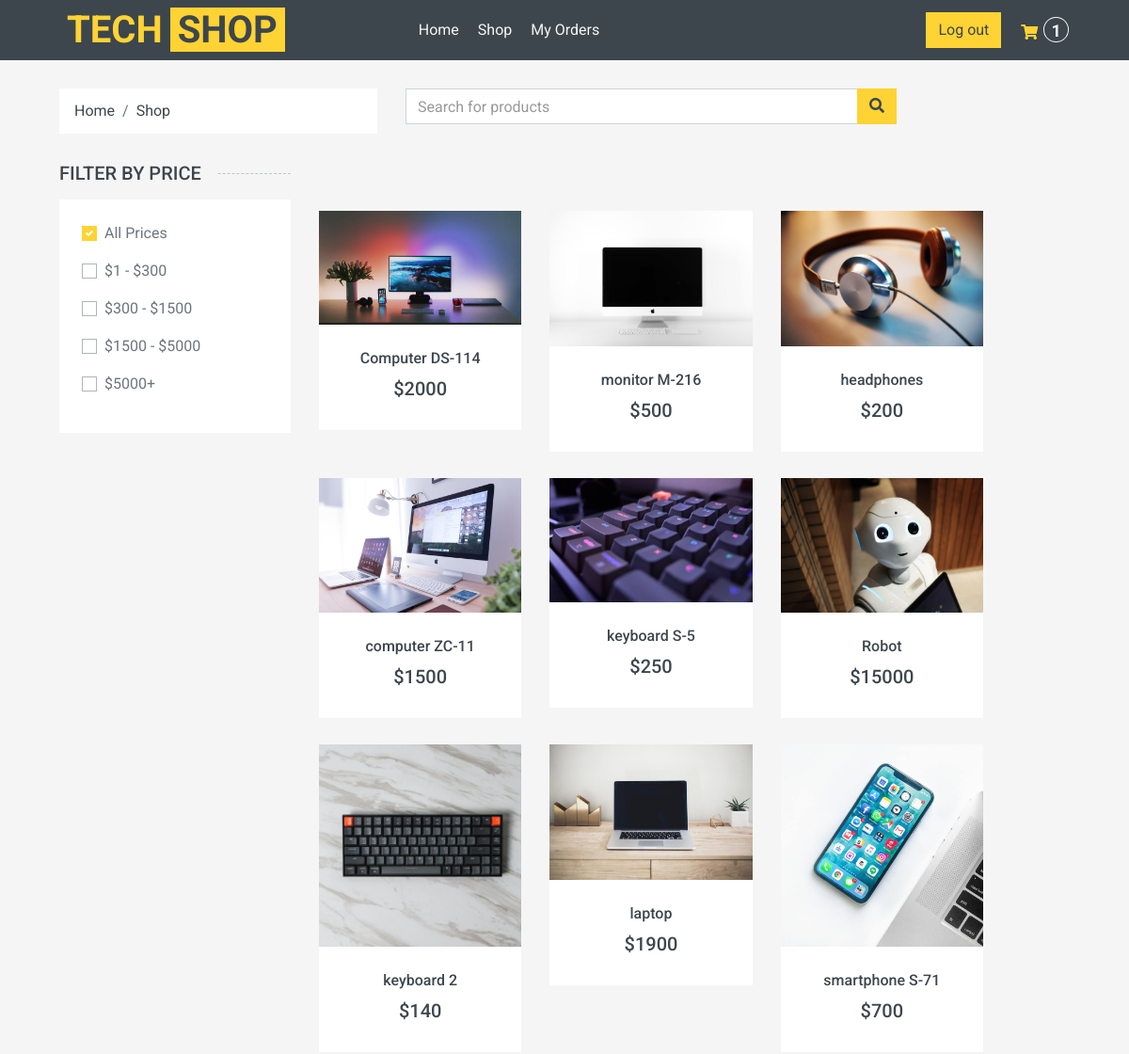
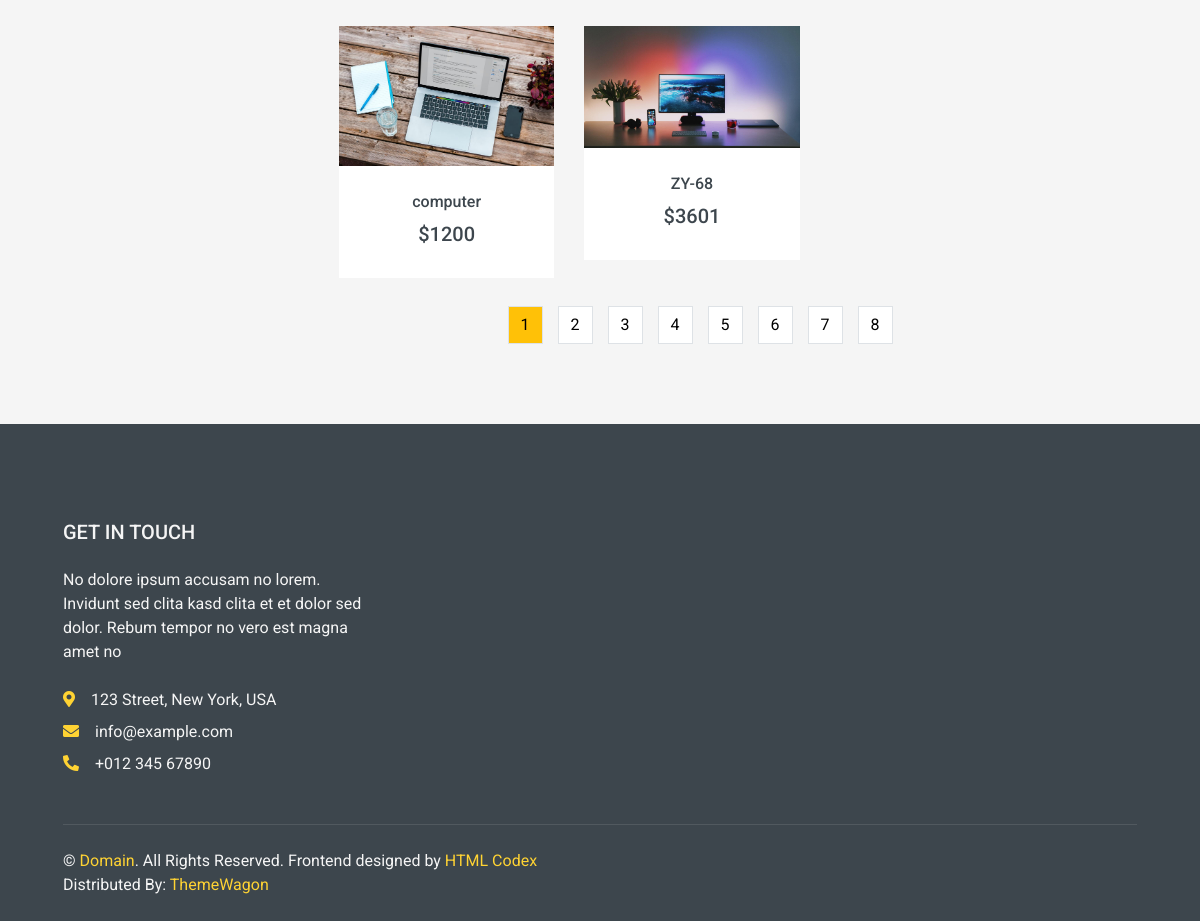
/shop (signed in), run on the app's committed database (2 pictures, top to bottom).
### shop/models.py (models this page shows, shortened)
class Product(models.Model):
    CATEGORY = (
        ("Tech", "Tech"),
        ("New", "New"),
        ("Popular", "Popular"),
    )
    default_description = """
    Eos no lorem eirmod diam diam, eos elitr et gubergren diam sea. Consetetur vero aliquyam invidunt duo dolores et duo sit. Vero diam ea vero et dolore rebum, dolor rebum eirmod consetetur invidunt sed sed et, lorem duo et eos elitr, sadipscing kasd ipsum rebum diam. Dolore diam stet rebum sed tempor kasd eirmod. Takimata kasd ipsum accusam sadipscing, eos dolores sit no ut diam consetetur duo justo est, sit sanctus diam tempor aliquyam eirmod nonumy rebum dolor accusam, ipsum kasd eos consetetur at sit rebum, diam kasd invidunt tempor lorem, ipsum lorem elitr sanctus eirmod takimata dolor ea invidunt.

    Dolore magna est eirmod sanctus dolor, amet diam et eirmod et ipsum. Amet dolore tempor consetetur sed lorem dolor sit lorem tempor. Gubergren amet amet labore sadipscing clita clita diam clita. Sea amet et sed ipsum lorem elitr et, amet et labore voluptua sit rebum. Ea erat sed et diam takimata sed justo. Magna takimata justo et amet magna et.
    """
    name = models.CharField(verbose_name="название продукта", max_length=100)
    price = models.IntegerField(null=True, blank=True)
    description = models.TextField(default=default_description, blank=True)
    rating = models.IntegerField(null=True, blank=True)
    pic = models.ImageField(
        upload_to="shop/%Y/%m", null=True, blank=True, default="default_picture.png"
    )
    added_at = models.DateTimeField(
        verbose_name="Data of appearance", auto_now_add=True, null=True
    )
    category = models.CharField(max_length=100, choices=CATEGORY)
    slug = models.SlugField(blank=True, null=True, unique=True)

### shop/views.py (the view)
# urls.py: path("", include("shop.urls")),
def shop(request):
    data = request.GET
    price_filter: str = data.get("price_filter", "price_all")
    search_string: str = data.get("search_string", "")
    page: int | None = data.get("page", 1)
    price_range_by_price_filter: Mapping[str, tuple(int | None, int | None)] = {
        "price_all": (None, None),
        "price_1_300": (1, 300),
        "price_300_1500": (300, 1500),
        "price_1500_5000": (1500, 5000),
        "price_5000": (5000, None),
    }
    start_price, end_price = price_range_by_price_filter[price_filter]
    filter_kwargs: dict = {}
    if start_price:
        filter_kwargs["price__gte"] = start_price
    if end_price:
        filter_kwargs["price__lte"] = end_price
    if search_string:
        filter_kwargs["name__icontains"] = search_string
    filtered_products = Product.objects.filter(**filter_kwargs)
    paginator = Paginator(filtered_products, 11)
    selected_products = paginator.page(page)
    ctx = {
           "selected_products": selected_products,
           "paginator": paginator,
           "page": page,
           "price_filter": price_filter,
           }
    if search_string:
        ctx["previous_search_string"] = search_string
    return render(request, "shop.html", ctx)

### shop/context_processors.py (called while the page is built)
def get_cart_total(request):
    crt = get_cart(request)
    return {"crt_total_quantity": crt.order_total_quantity}

### shop/models.py (called while the page is built)
    @property
    def order_total_quantity(self):
        return sum(item.quantity for item in self.orderitem_set.all())

### shop/utils.py (called while the page is built)
def get_cart(request):
    user = request.user
    if user.is_authenticated:
        cart, _ = Order.objects.get_or_create(customer=user, status="Cart")
        return cart
    return get_visitor_cart(request)

### templates/shop.html (shortened to what this page needs)
{%extends "main.html"%}
{%load static%}
{%block shop%}
    <div class="container-fluid">
        <div class="row px-xl-5">
            <div class="col-4">
                <nav class="breadcrumb bg-light mb-30">
                    <a class="breadcrumb-item text-dark" href="{%url 'index'%}">Home</a>
                    <a class="breadcrumb-item text-dark" href="{%url 'shop'%}">Shop</a>
                </nav>
            </div>
            <div class="col-6">
            <form action="" class = "search_form">
                <div class="input-group">
                    {%if previous_search_string%}
                    <input name = "search_string" type="text" class="form-control" value = "{{previous_search_string}}" >
                    {%else%}
                    <input name = "search_string" type="text" class="form-control" placeholder="Search for products">
                    {%endif%}
                    <div class="input-group-append">
                      <button class = "btn btn-primary  search_btn" action = "submit"><i class="fa fa-search"></i> </button>
                    </div>
                </div>
            </form>
            </div>
        </div>
    </div>
    <div class="container-fluid">
        <div class="row px-xl-5">
            <div class="col-lg-3 col-md-4">
                <h5 class="section-title position-relative text-uppercase mb-3"><span class="bg-secondary pr-3">Filter by price</span></h5>
                <div class="bg-light p-4 mb-30">
                    <form id = "checkbox_form" action = "#" method = "GET" >
                        <div class="custom-control custom-checkbox d-flex align-items-center justify-content-between mb-3">
                            <label class="custom-control-label" for="price_all">All Prices</label>
                        </div>
                        <div class="custom-control custom-checkbox d-flex align-items-center justify-content-between mb-3">
                            <label class="custom-control-label" for="price_1_300">$1 - $300</label>
                        </div>
                        <div class="custom-control custom-checkbox d-flex align-items-center justify-content-between mb-3">
                            <label class="custom-control-label" for="price_300_1500">$300 - $1500</label>
                        </div>
                        <div class="custom-control custom-checkbox d-flex align-items-center justify-content-between mb-3">
                            <label class="custom-control-label" for="price_1500_5000">$1500 - $5000</label>
                        </div>
                        <div class="custom-control custom-checkbox d-flex align-items-center justify-content-between mb-3">
                            <label class="custom-control-label" for="price_5000">$5000+</label>
                        </div>
                    </form>
                </div>
            </div>
            <div class="col-lg-8 col-md-8">
                <div class="row pb-3">
                    <div class="col-12 pb-1">
                        <div class="d-flex align-items-center justify-content-between mb-4">
                            <div class="ml-2">
                            </div>
                        </div>
                    </div>
                    {%for product in selected_products%}
                    <div class="col-lg-4 col-md-6 col-sm-6 pb-1">
                        <div class="product-item bg-light mb-4">
                            <div class="product-img position-relative overflow-hidden">
                                <img class="img-fluid w-100" src="{{product.pic.url}}" alt="">
                                <div class="product-action">
                                </div>
                            </div>
                            <div class="text-center py-4">
                                <a class="h6 text-decoration-none text-truncate" href="{%url 'detail' product.slug %}">{{product.name}}</a>
                                <div class="d-flex align-items-center justify-content-center mt-2">
                                    <h5>${{product.price}}</h5>
                                </div>
                            </div>
                        </div>
                    </div>
                    {%endfor%}
                    <div class="col-12">
                        <nav>
                          <ul class="pagination justify-content-center">
                            {% for p in paginator.page_range %}
                              {% if previous_search_string%}
                                <li class="page-item ml-3">
                                  <a class="page-link  pag_btn"  href="?page={{ p }}&search_string={{previous_search_string}}&price_filter={{price_filter}}" style = "color:black;">{{p}}</a>
                                </li>
                              {%else%}
                                <li class="page-item ml-3">
                                  <a class="page-link  pag_btn" href="?page={{ p }}&price_filter={{price_filter}}" style = "color:black;">{{p}}</a>
                                </li>
                              {%endif%}
                            {% endfor %}
                          </ul>
                        </nav>
                    </div>
                </div>
            </div>
        </div>
    </div>
{%endblock%}

### data on the page
Product: pic (picture), name "Computer DS-114", price "2000"
Product: pic (picture), name "monitor M-216", price "500"
Product: pic (picture), name "headphones", price "200"
Product: pic (picture), name "computer ZC-11", price "1500"
Product: pic (picture), name "keyboard S-5", price "250"
Product: pic (picture), name "Robot", price "15000"
Product: pic (picture), name "keyboard 2", price "140"
Product: pic (picture), name "laptop", price "1900"
Product: pic (picture), name "smartphone S-71", price "700"
Product: pic (picture), name "computer", price "1200"
Product: pic (picture), name "ZY-68", price "3601"

### other printed values
{{ crt_total_quantity }} "1"
{{ p }} "1" "2" "3" "4" "5" "6" "7" "8"
